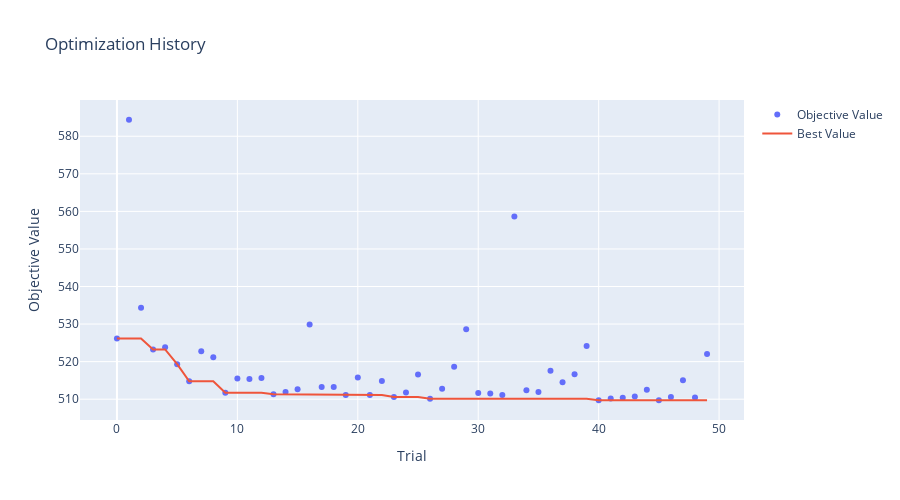
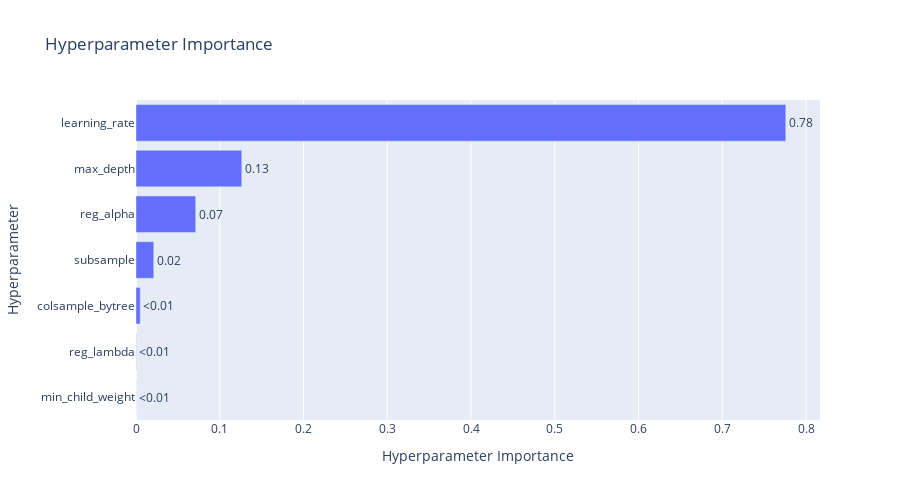

Write notebook code for charts like these, in order.
### Markdown cell above
### 5. Visualization
These plots show how the tuning went and which parameters were most important. It looks like Optuna found a few good combinations early on.

### Code cell
# Optimization history
fig = plot_optimization_history(study)
fig.update_layout(title='Optimization History', width=900, height=500)
fig.show()

# Parameter Importance
try:
    fig = plot_param_importances(study)
    fig.update_layout(title='Hyperparameter Importance', width=900, height=500)
    fig.show()
except Exception as e:
    print("Could not plot importance:", e)

### Figure 1 — Plotly figure (JSON) as saved in the notebook; plotly's stock layout.template omitted (floating-point values rounded to 4 significant figures)
{"data": [{"mode": "markers", "name": "Objective Value", "type": "scatter", "x": [0, 1, 2, 3, 4, 5, 6, 7, 8, 9, 10, 11, 12, 13, 14, 15, 16, 17, 18, 19, 20, 21, 22, 23, 24, 25, 26, 27, 28, 29, 30, 31, 32, 33, 34, 35, 36, 37, 38, 39, 40, 41, 42, 43, 44, 45, 46, 47, 48, 49], "y": [526.2, 584.4, 534.4, 523.3, 523.8, 519.3, 514.8, 522.8, 521.1, 511.7, 515.5, 515.4, 515.7, 511.3, 511.9, 512.7, 529.9, 513.3, 513.2, 511.1, 515.8, 511.1, 514.8, 510.6, 511.8, 516.6, 510.1, 512.8, 518.7, 528.6, 511.7, 511.5, 511.1, 558.7, 512.4, 511.9, 517.6, 514.5, 516.6, 524.1, 509.7, 510.2, 510.4, 510.7, 512.5, 509.7, 510.6, 515.0, 510.5, 522.0]}, {"mode": "lines", "name": "Best Value", "type": "scatter", "x": [0, 1, 2, 3, 4, 5, 6, 7, 8, 9, 10, 11, 12, 13, 14, 15, 16, 17, 18, 19, 20, 21, 22, 23, 24, 25, 26, 27, 28, 29, 30, 31, 32, 33, 34, 35, 36, 37, 38, 39, 40, 41, 42, 43, 44, 45, 46, 47, 48, 49], "y": [526.2, 526.2, 526.2, 523.3, 523.3, 519.3, 514.8, 514.8, 514.8, 511.7, 511.7, 511.7, 511.7, 511.3, 511.3, 511.3, 511.3, 511.3, 511.3, 511.1, 511.1, 511.1, 511.1, 510.6, 510.6, 510.6, 510.1, 510.1, 510.1, 510.1, 510.1, 510.1, 510.1, 510.1, 510.1, 510.1, 510.1, 510.1, 510.1, 510.1, 509.7, 509.7, 509.7, 509.7, 509.7, 509.7, 509.7, 509.7, 509.7, 509.7]}, {"marker": {"color": "#cccccc"}, "mode": "markers", "name": "Infeasible Trial", "showlegend": false, "type": "scatter", "x": [], "y": []}], "layout": {"height": 500, "title": {"text": "Optimization History"}, "width": 900, "xaxis": {"title": {"text": "Trial"}}, "yaxis": {"title": {"text": "Objective Value"}}}}

### Figure 2 — Plotly figure (JSON) as saved in the notebook; plotly's stock layout.template omitted (floating-point values rounded to 4 significant figures)
{"data": [{"cliponaxis": false, "hovertemplate": ["min_child_weight (IntDistribution): 9.262101017106575e-05<extra></extra>", "reg_lambda (FloatDistribution): 0.00028112921921598724<extra></extra>", "colsample_bytree (FloatDistribution): 0.0050241208207434385<extra></extra>", "subsample (FloatDistribution): 0.021197863099960624<extra></extra>", "reg_alpha (FloatDistribution): 0.07128319714489977<extra></extra>", "max_depth (IntDistribution): 0.12631059201379521<extra></extra>", "learning_rate (FloatDistribution): 0.7758104766912138<extra></extra>"], "name": "Objective Value", "orientation": "h", "text": ["<0.01", "<0.01", "<0.01", "0.02", "0.07", "0.13", "0.78"], "textposition": "outside", "type": "bar", "x": [9.262e-05, 0.0002811, 0.005024, 0.0212, 0.07128, 0.1263, 0.7758], "y": ["min_child_weight", "reg_lambda", "colsample_bytree", "subsample", "reg_alpha", "max_depth", "learning_rate"]}], "layout": {"height": 500, "title": {"text": "Hyperparameter Importance"}, "width": 900, "xaxis": {"title": {"text": "Hyperparameter Importance"}}, "yaxis": {"title": {"text": "Hyperparameter"}}}}
